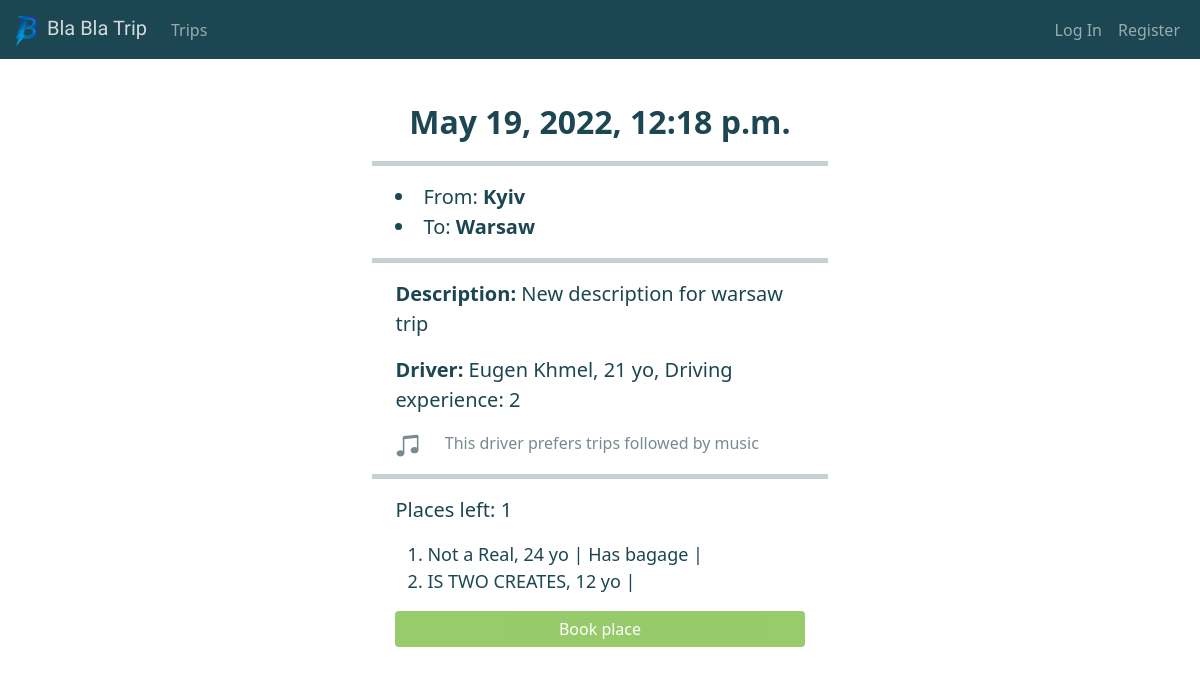
Page /trip/2 on the committed database.
### trips/models.py (models this page shows, shortened)
class Trip(models.Model):
    num_of_places = models.PositiveIntegerField()
    start_date_and_time = models.DateTimeField()
    places_left = models.IntegerField(blank=True, null=True)
    description = models.TextField(blank=True)
    passengers = models.ManyToManyField(Passenger, blank=True)
    start_country = models.ForeignKey(
        Country, on_delete=models.CASCADE, related_name='Start_country')
    end_country = models.ForeignKey(
        Country, on_delete=models.CASCADE, related_name='End_country')
    start_city = models.ForeignKey(
        City, on_delete=models.CASCADE, related_name='Start_city')
    end_city = models.ForeignKey(
        City, on_delete=models.CASCADE, related_name='End_city')
    driver = models.ForeignKey(Driver, on_delete=models.CASCADE)
    @property
    def hasDescription(self):
        return self.description != ''
    @ property
    def isActive(self):
        return timezone.now() > self.start_date_and_time
    @ property
    def freePlaces(self):
        return self.num_of_places - len(self.passengers.all())

class City(models.Model):
    city_name = models.CharField(max_length=255)
    country = models.ForeignKey(Country, on_delete=models.CASCADE)
    def __str__(self):
        return f'{self.city_name}'
    class Meta:
        verbose_name = 'City'
        verbose_name_plural = 'Cities'

### users/models.py (models this page shows)
class Profile(Base):
    GENDER_MALE = 0
    GENDER_FEMALE = 1
    GENDER_CHOICES = [(GENDER_MALE, 'Male'), (GENDER_FEMALE, 'Female')]
    first_name = models.CharField(max_length=255)
    last_name = models.CharField(max_length=255)
    age = models.PositiveIntegerField()
    gender = models.IntegerField(choices=GENDER_CHOICES)
    with_music = models.BooleanField()
    smoking = models.BooleanField()
    sociable = models.BooleanField()
    class Meta:
        abstract = True

class Driver(Profile):
    experience_in_driving = models.PositiveIntegerField()
    user = models.ForeignKey(
        User, on_delete=models.CASCADE, null=True, blank=True)
    def __str__(self):
        return f'{self.first_name} {self.last_name}, {self.age} yo, Driving experience: {self.experience_in_driving}'

class Passenger(Profile):
    with_bagage = models.BooleanField()
    with_animals = models.BooleanField()
    with_child = models.BooleanField()
    user = models.ForeignKey(
        User, on_delete=models.CASCADE, null=True, blank=True)
    def __str__(self):
        return (f'{self.first_name} {self.last_name}, {self.age} yo |'
                f"{' Loves music |' if self.with_music else ''}"
                f"{' Smoking |' if self.smoking else ''}"
                f"{' Communicative |' if self.sociable else ''}"
                f"{' Has bagage |' if self.with_bagage else ''}"
                f"{' With animal |' if self.with_animals else ''}"
                f"{' With child' if self.with_child else ''}")

### trips/views.py (the view)
# urls.py: path('trip/<trip_id>', views.trip_details, name='trip-details'),
def trip_details(request, trip_id):
    if request.method == 'POST':
        if request.user.is_authenticated:
            trip = Trip.objects.get(pk=trip_id)
            activePassengers = trip.passengers.all()
            userPassengers = Passenger.objects.filter(
                user=request.user)
            userPassengers = userPassengers.exclude(id__in=activePassengers)
            if request.POST.get('userPassenger'):
                trip.passengers.add(request.POST.get('userPassenger'))
                trip = Trip.objects.get(pk=trip_id)
                trip.places_left = trip.places_left - 1
                trip.save()
                messages.success(request, ("Passeger succesfully added"))
                return render(request, 'trips/trip_details.html', {'trip': trip, 'passengers': activePassengers})
            else:
                if len(userPassengers) == 0:
                    return redirect('add-passenger', trip_id)
                else:
                    messages.success(request, ("Please, select a passenger"))
                    return render(request, 'trips/trip_details.html', {
                        'trip': trip,
                        'passengers': activePassengers,
                        'userPassengers': userPassengers,
                        'showSelection': True
                    })
        else:
            messages.success(
                request, ('You must be authorized to book a place'))
            return redirect('login')
    else:
        trip = Trip.objects.get(pk=trip_id)
        activePassengers = trip.passengers.all()
        return render(request, 'trips/trip_details.html', {'trip': trip, 'passengers': activePassengers})

### trips/templates/trips/trip_details.html (shortened to what this page needs)
{% extends 'trips/base.html' %}
{% block content %}
<div class="container" style="width:40%;">
    <div class="container" style="width:95%;">
        <center>
            <h2><b>{{trip.start_date_and_time}}</b></h2>
        </center>
    </div>
    <hr align="center" width="auto" size="7" color="#ededed" />
    <div class="container" style="width:95%; margin: auto;">
        <li style="font-size: 20px;">From: <b>{{trip.start_city}}</b></li>
        <li style="font-size: 20px;">To: <b>{{trip.end_city}}</b></li>
    </div>
    <hr align="center" width="auto" size="7" color="#ededed" />
    <div class="container" style="width:95%; margin: auto;">
        {% if trip.hasDescription %}
            <p style="font-size: 20px;"><b>Description:</b> {{trip.description}}</p>
        {% endif %}
        <p style="font-size: 20px;"><b>Driver:</b> {{trip.driver}}</p>
        {% if trip.driver.with_music %}
            <a style="color:#768b90;">&emsp; This driver prefers trips followed by music</a>
        {% endif %}
    </div>
    <hr align="center" width="auto" size="7" color="#ededed" />
    <div class="container" style="width:95%; margin: auto;">
        <p style="font-size: 20px;">Places left: {{trip.freePlaces}}</p>
        <ol>
        {% for passenger in passengers %}
            {% if passenger.user == user %}
                <li style="font-size: 18px;"><b>{{passenger}}</b></li>
            {% else %}
                <li style="font-size: 18px;">{{passenger}}</li>
            {% endif %}
        {% endfor %}
        </ol>
        <form method="POST">
            {% if deleteUserPassanger != True %}
                {% if trip.freePlaces <= 0 %}
                    <input type="submit" class="btn btn-success" value="Book place" style="width:100%" disabled>
                {% elif trip.isActive%}
                    <input type="submit" class="btn btn-success" value="Book place" style="width:100%" disabled>
                {% else %}
                    {% if showSelection != True%}
                        <input type="submit" class="btn btn-success" value="Book place" style="width:100%">
                    {% endif %}
                {% endif %}
            {% endif %}
        </form>
    </div>
</div>
{% endblock %}

### static/style.css (style rules this page uses)
body { margin: 0; background: #f9f9f9; font-family: 'Ubuntu', sans-serif; font-style: normal; color: #1c4651 !important; }
.btn-success, .btn-success:hover, .btn-success:active, .btn-success:visited { background-color: #61af1d !important; border: 1px #61af1d !important; }
.container { margin: 20px 0; }

### rows in the picture
Trip: start_date_and_time "May 19, 2022, 12:18 p.m.", start_city "Kyiv", end_city "Warsaw", description "New description for warsaw trip", driver "Eugen Khmel, 21 yo, Driving experience: 2", freePlaces "1"
Passenger: first_name+last_name+age "Not a Real, 24 yo | Has bagage |"
Passenger: first_name+last_name+age "IS TWO CREATES, 12 yo |"
